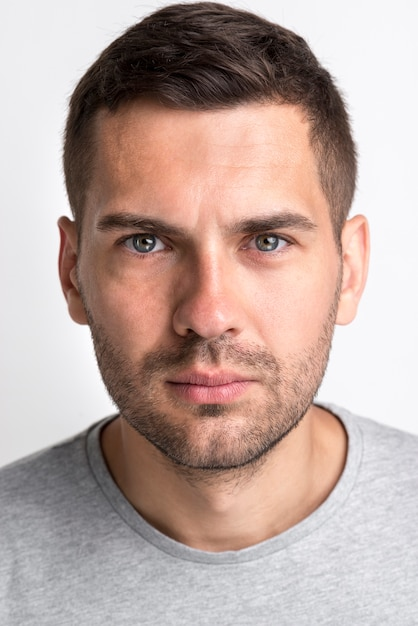
#> input picture personne qui regarde tout droit.jpg, 418 x 626 px
$ python HoughCircles.py
#> lines starting #> are read from the running program, lines starting #| are printed output that depends on the picture; after the words box and inside, x2 and y2 are one past the last pixel; in counts of white or black regions, pixels touching at a corner belong together
#%%
import cv2
import numpy as np

def detect_face(image):
        face_cascade = cv2.CascadeClassifier('haarcascade_frontalface_default.xml')

        gray = cv2.cvtColor(image, cv2.COLOR_BGR2GRAY)
        faces = face_cascade.detectMultiScale(gray, 1.3, 5)
        return faces


#%%
# Load an image
image = cv2.imread('personne qui regarde tout droit.jpg')
#> image is the input picture: shape (626, 418, 3); mean B, G, R 161.6, 168.2, 189.2

#%%
faces = detect_face(image)
#> in detect_face, `gray = cv2.cvtColor(image, cv2.COLOR_BGR2GRAY)`:
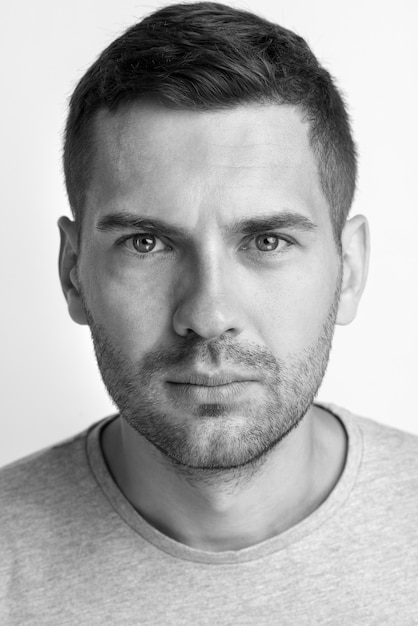
#> gray: shape (626, 418); min 0, max 255, mean 173.7
#> in detect_face, `faces = face_cascade.detectMultiScale(gray, 1.3, 5)`: faces = [[57, 126, 298, 298]]
#> faces = [[57, 126, 298, 298]]


#%%
# Assuming only one face is detected
(x, y, w, h) = faces[0]
#> x = 57; y = 126; w = 298; h = 298

# Extract the region of interest (ROI) - the face
face_roi = image[y:y+h, x:x+w]
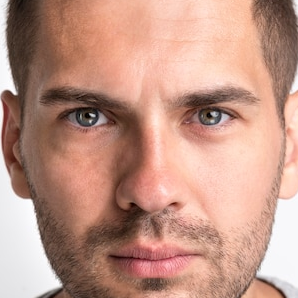
#> face_roi: shape (298, 298, 3); mean B, G, R 133.5, 148.9, 192.6


#%%
# Apply a contour extraction method (e.g., Canny edge detection)
edges = cv2.Canny(face_roi, 30, 100)
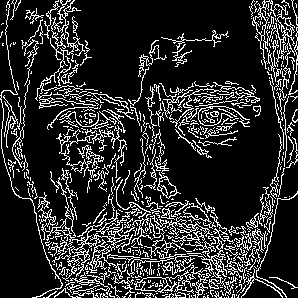
#> edges: shape (298, 298); 17.4% white in thin lines or dots

# print out the edges
cv2.imshow('Edges', edges)
cv2.waitKey(0)
cv2.destroyAllWindows()

#%% Now we need a pipeline to detect the eyes.
# For that, the literature suggests to use the Hough transform.
# The Hough transform is a feature extraction method
# that is used to detect simple shapes such as circles, lines, etc.
# First, we need to convert the image to grayscale
gray = cv2.cvtColor(face_roi, cv2.COLOR_BGR2GRAY)
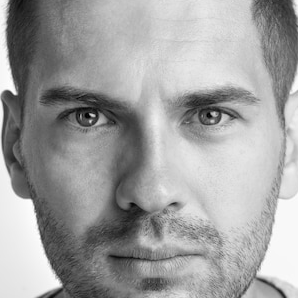
#> gray: shape (298, 298); min 0, max 255, mean 160.2

#%%
# Then, we apply the Hough transform to detect circles
circles = cv2.HoughCircles(gray, cv2.HOUGH_GRADIENT, 1.2, 100)
#> circles = [[85.8, 161.4, 68.16]]

#%%
# Assuming only one circle is detected
(x, y, r) = circles[0][0].astype("int")
#> x = 85; y = 161; r = 68

#%%
# Draw the circle on the original image
cv2.circle(face_roi, (x, y), r, (0, 255, 0), 4)
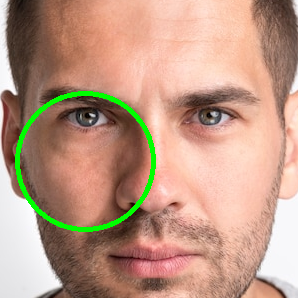
#> face_roi: shape (298, 298, 3); 2.37% of pixels changed, all inside (x1, y1, x2, y2) = (15, 91, 156, 232)

#%%
# Show the image
cv2.imshow('Image', face_roi)
cv2.waitKey(0)
cv2.destroyAllWindows()
